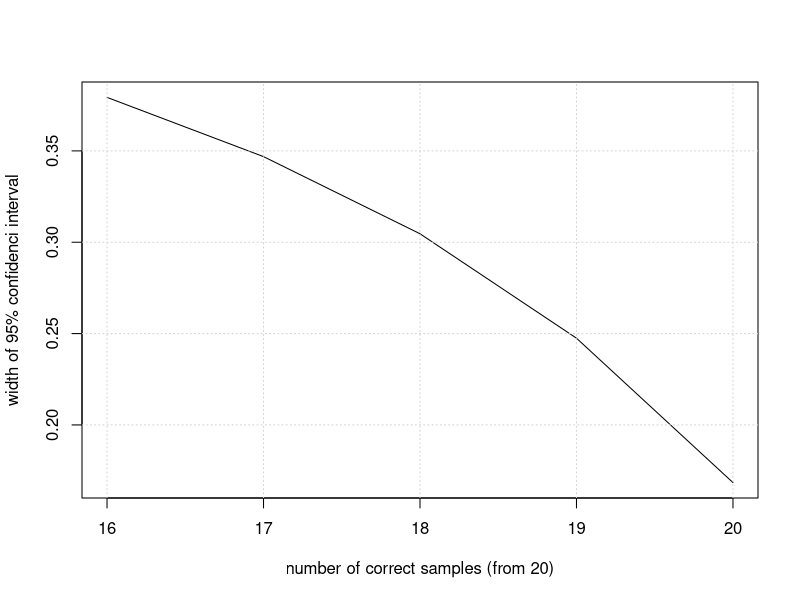

R code for this plot:
library(caret)

data(oil)

set.seed(0)

str(oilType)
table(oilType)

# What is the population frequency of oil types:
#
table(oilType)/length(oilType)

# Draw a sample:
# 
a_sample = sample( oilType, 60, replace=TRUE )

# How do its frequencies compare with that of the population:
# 
table(a_sample)/length(a_sample)
another_sample = createDataPartition( oilType, p=0.625 )
table(oilType[ another_sample$Resample1 ])/length(another_sample$Resample1)


#p 92
# To obtain a confidence interval for the overall accuracy,
# the based R function binom.test can be used.
# It requires the user to input the number of samples and the number correctly classified to 
# calculate the interval. For example, suppose a test set sample of 20 oil samples was set aside 
# and 76 were used for model training. For this test set size and a model that is about 80% 
# accurate (16 out of 20 correct), the confidence interval would be computed using:
binom.test(16, 20) 
#In this case, the width of the 95% connfidence interval is 37.9%.

num_correct = 16:20
width_of_interval = c()
for( nc in num_correct ){
  bt_out = binom.test( nc, 20 )
  width_of_interval = c( width_of_interval, diff( bt_out$conf.int ) )
}

plot( num_correct, width_of_interval, type='l', xlab='number of correct samples (from 20)', ylab='width of 95% confidenci interval' )
grid() 

#shows that as the number of samples you get are correct, then you decrease the confidence interval
#which means that your uncertainty of accuracy decreases(which is good)




